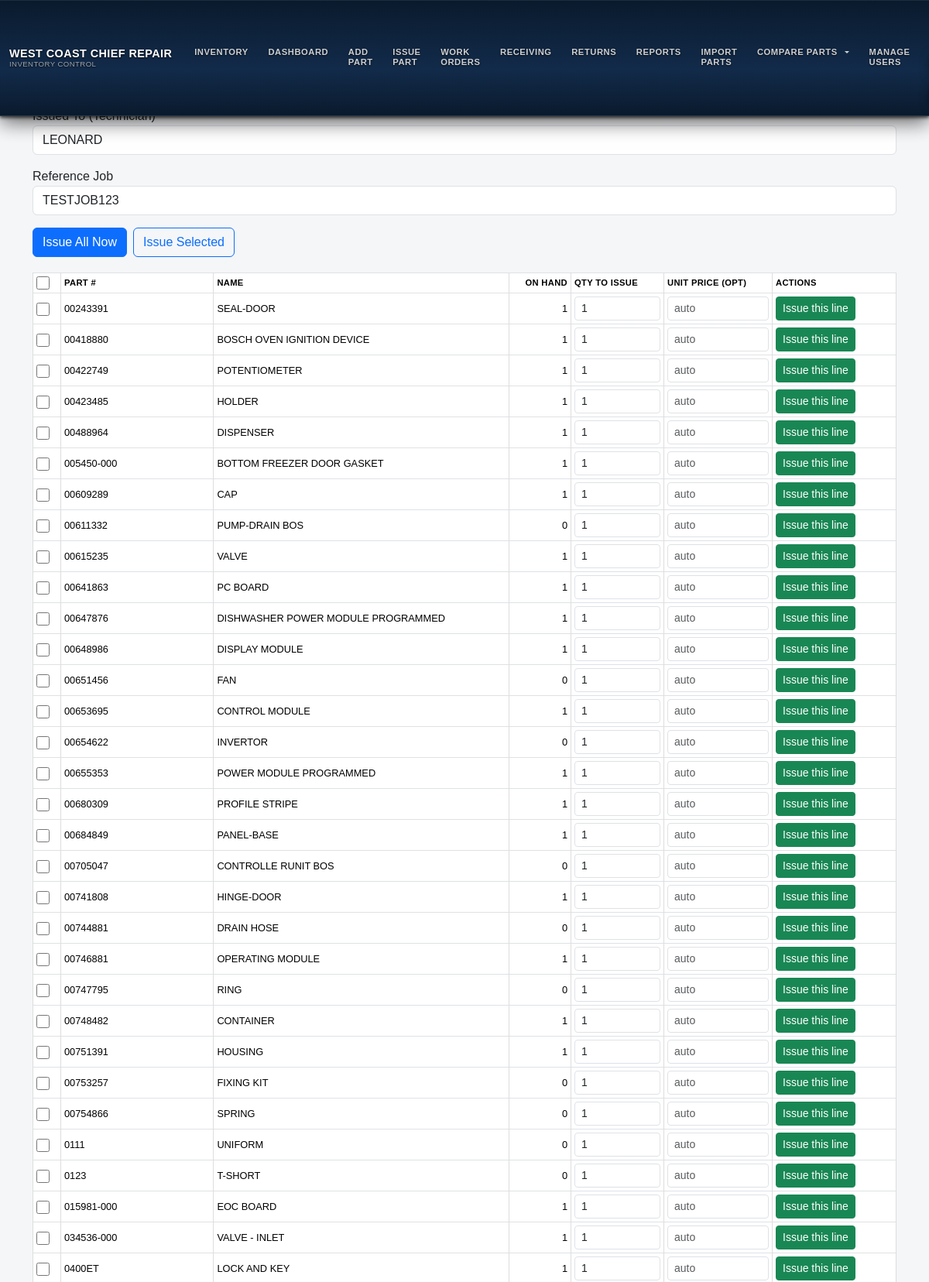
/issue_ui (signed in, upper part), run on the app's committed database.
### models.py (models this page shows, shortened)
class User(UserMixin, db.Model):
    id = db.Column(db.Integer, primary_key=True)
    username = db.Column(db.String(64), unique=True, nullable=False)
    password_hash = db.Column(db.String(128), nullable=False)
    role = db.Column(db.String(20), nullable=False, default=ROLE_TECHNICIAN)
    @property
    def password(self):
        raise AttributeError('password is not a readable attribute')

class Part(db.Model):
    __tablename__ = "part"
    __table_args__ = {"extend_existing": True}
    id = db.Column(db.Integer, primary_key=True)
    name = db.Column(db.String(100), nullable=False)
    part_number = db.Column(db.String(100), unique=True, nullable=False, index=True)
    quantity = db.Column(db.Integer, default=0)
    unit_cost = db.Column(db.Float, nullable=False)
    location = db.Column(db.String(100))
    created_at = db.Column(db.DateTime, default=datetime.utcnow)

### inventory/routes.py (the view)
@inventory_bp.get("/issue_ui")
@login_required
def issue_ui():
    parts = Part.query.order_by(Part.part_number).limit(200).all()  # для примера
    technician_name = getattr(current_user, "username", "TECH")     # замени как надо
    canonical_ref = "TESTJOB123"                                    # подставишь свой JOB
    return render_template("issue_ui.html", parts=parts,
                           technician_name=technician_name,
                           canonical_ref=canonical_ref)

### app.py (called while the page is built)
@app.before_request
def restrict_role_routes():
    try:
        if not getattr(current_user, "is_authenticated", False):
            return  # гость — пусть дойдёт до /login
        ep = (request.endpoint or "").strip()
        role = (getattr(current_user, "role", "") or "").strip().lower()
        if role == "technician":
            if ep in ALLOWED_TECH_ENDPOINTS or ep.endswith(".health") or ep.endswith(".ping"):
                return
            return redirect(url_for("inventory.wo_list"))
        if role == "viewer":
            if ep in ALLOWED_VIEWER_ENDPOINTS or ep.endswith(".health") or ep.endswith(".ping"):
                return
            return redirect(url_for("inventory.wo_list"))
        return
    except Exception:
        try:
            return redirect(url_for("inventory.wo_list"))
        except Exception:
            return

### auth/routes.py (called while the page is built)
@login_manager.user_loader
def load_user(user_id):
    return User.query.get(int(user_id))

### templates/issue_ui.html (shortened to what this page needs)
{% extends "base.html" %}
{% block content %}
<h3>Issue UI (demo)</h3>
<div class="mb-3">
  <label>Issued To (Technician)</label>
  <input id="tech_name" class="form-control" value="{{ technician_name }}"
         list="technicianListIssue2">
</div>
<div class="mb-3">
  <label>Reference Job</label>
  <input id="canonical_ref" class="form-control" value="{{ canonical_ref }}">
</div>
<div class="d-flex gap-2 mb-3">
  <button id="btn-issue-all" class="btn btn-primary">Issue All Now</button>
  <button id="btn-issue-selected" class="btn btn-outline-primary">Issue Selected</button>
</div>
<table class="table table-sm table-bordered align-middle">
  <thead>
    <tr>
      <th style="width:36px;"><input type="checkbox" id="chk-all"></th>
      <th>Part #</th>
      <th>Name</th>
      <th class="text-end">On hand</th>
      <th style="width:120px;">Qty to issue</th>
      <th style="width:140px;">Unit price (opt)</th>
      <th style="width:160px;">Actions</th>
    </tr>
  </thead>
  <tbody>
  {% for p in parts %}
    <tr data-part-id="{{ p.id }}">
      <td><input type="checkbox" class="row-chk"></td>
      <td>{{ p.part_number }}</td>
      <td>{{ p.name }}</td>
      <td class="text-end">{{ p.quantity }}</td>
      <td><input type="number" class="form-control form-control-sm qty-issue" min="0" value="1"></td>
      <td><input type="text" class="form-control form-control-sm unit-price" placeholder="auto"></td>
      <td>
        <button class="btn btn-sm btn-success btn-issue-line">Issue this line</button>
      </td>
    </tr>
  {% endfor %}
  </tbody>
</table>
{% endblock %}

### static/style.css (style rules this page uses)
body { font-family: Arial, sans-serif; background-color:#f6f6f6; padding:20px; margin:0; }
table { width:100%; border-collapse:collapse; margin-top:20px; }
table th, table td { padding:10px; border:1px solid #ddd; text-align:left; }
input[type="checkbox"], .form-check-input { width: 1.05rem !important; height: 1.05rem !important; display: inline-block !important; vertical-align: middle !important; appearance: auto !important; -webkit-appearance: checkbox !important; -moz-appearance: checkbox !important; background: initial !important; border: initial !important; opacity: 1 !important; pointer-events: auto !important; cursor: pointer !important; }

### templates/base.html (style rules this page uses)
body { background-color:#f5f6f8; }
table { font-size:.8rem; }
th { font-weight:600; text-transform:uppercase; letter-spacing:.03em; font-size:.7rem; }

### data on the page
User: username "LEONARD"
Part: part_number "00243391", name "SEAL-DOOR", quantity "1"
Part: part_number "00418880", name "BOSCH OVEN IGNITION DEVICE", quantity "1"
Part: part_number "00422749", name "POTENTIOMETER", quantity "1"
Part: part_number "00423485", name "HOLDER", quantity "1"
Part: part_number "00488964", name "DISPENSER", quantity "1"
Part: part_number "005450-000", name "BOTTOM FREEZER DOOR GASKET", quantity "1"
Part: part_number "00609289", name "CAP", quantity "1"
Part: part_number "00611332", name "PUMP-DRAIN BOS", quantity "0"
Part: part_number "00615235", name "VALVE", quantity "1"
Part: part_number "00641863", name "PC BOARD", quantity "1"
Part: part_number "00647876", name "DISHWASHER POWER MODULE PROGRAMMED", quantity "1"
Part: part_number "00648986", name "DISPLAY MODULE", quantity "1"
Part: part_number "00651456", name "FAN", quantity "0"
Part: part_number "00653695", name "CONTROL MODULE", quantity "1"
Part: part_number "00654622", name "INVERTOR", quantity "0"
Part: part_number "00655353", name "POWER MODULE PROGRAMMED", quantity "1"
Part: part_number "00680309", name "PROFILE STRIPE", quantity "1"
Part: part_number "00684849", name "PANEL-BASE", quantity "1"
Part: part_number "00705047", name "CONTROLLE RUNIT BOS", quantity "0"
Part: part_number "00741808", name "HINGE-DOOR", quantity "1"
Part: part_number "00744881", name "DRAIN HOSE", quantity "0"
Part: part_number "00746881", name "OPERATING MODULE", quantity "1"
Part: part_number "00747795", name "RING", quantity "0"
Part: part_number "00748482", name "CONTAINER", quantity "1"
Part: part_number "00751391", name "HOUSING", quantity "1"
Part: part_number "00753257", name "FIXING KIT", quantity "0"
Part: part_number "00754866", name "SPRING", quantity "0"
Part: part_number "0111", name "UNIFORM", quantity "0"
Part: part_number "0123", name "T-SHORT", quantity "0"
Part: part_number "015981-000", name "EOC BOARD", quantity "1"
Part: part_number "034536-000", name "VALVE - INLET", quantity "1"
Part: part_number "0400ET", name "LOCK AND KEY", quantity "1"
